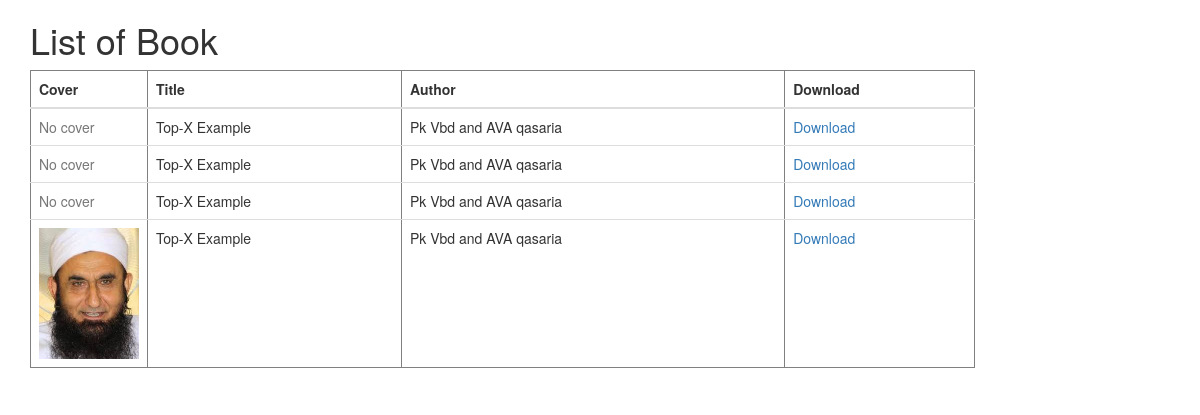
The page /book_list/ on the database its author committed.
### crud_ajax/models.py (models this page shows, shortened)
class Books(models.Model):
    title = models.CharField(max_length=100)
    author= models.CharField(max_length=100)
    pdf = models.FileField(upload_to='upload_pdf/pdf/')
    cover_image = models.FileField(upload_to='upload_pdf/cover_image/',null=True, blank=True)

### crud_ajax/views.py (the view)
# urls.py: path('book_list/',views.book_list,name="book_list"),
def book_list(request):
    books = Books.objects.all()
    context = {'books':books}
    return render(request, 'upload_files/book_list.html',context)

### crud_ajax/templates/upload_files/book_list.html
{% extends 'base.html' %}
{% load static %}
{% load crispy_forms_tags %}
{% block content %}
    <h1>List of Book</h1>
    <table class="table mb-0" border="1">
      <thead>
      <tr>
        <th>Cover</th>
        <th>Title</th>
        <th>Author</th>
        <th>Download</th>
        </tr>
      </thead>
      <tbody>
      {% for book in books %}
      <tr>
        <td style="width:100px">
        {% if book.cover_image  %}
          <img src="{{book.cover_image.url}}" alt="{{book.title}}" style="width:100px">
        {% else %}
        <span class="text-muted">No cover</span>
        {% endif %}
        </td>
        <td>{{book.title}}</td>
        <td>{{book.author}}</td>
        <td>
<a href="{{ book.pdf.url }}" target="_blank" class="botton">Download
</a>
          </td>
      </tr>
      {% endfor %}
      </tbody>
    </table>
  {% endblock %}

### crud_ajax/templates/base.html (shortened to what this page needs)
{% load static %}
<!doctype html>
<html>
  <head>
    <link rel="stylesheet" href="https://maxcdn.bootstrapcdn.com/bootstrap/3.3.7/css/bootstrap.min.css">
  </head>
  <body>
    <main>
      <div class="container">
        <div class="row justify-content-center">
          <div class="col-lg-10 col-md-12">
            <div class="card mb-4">
              <div class="card-body">
    {% block content %}
    {% endblock content %}
  </div>
  </div>
  </div>
  </div>
  </div>
    </main>
  </body>
</html>

### rows shown on the page
Books: shows "No cover", title "Top-X Example", author "Pk Vbd and AVA qasaria"
Books: shows "No cover", title "Top-X Example", author "Pk Vbd and AVA qasaria"
Books: shows "No cover", title "Top-X Example", author "Pk Vbd and AVA qasaria"
Books: cover_image (picture), title "Top-X Example", author "Pk Vbd and AVA qasaria"
